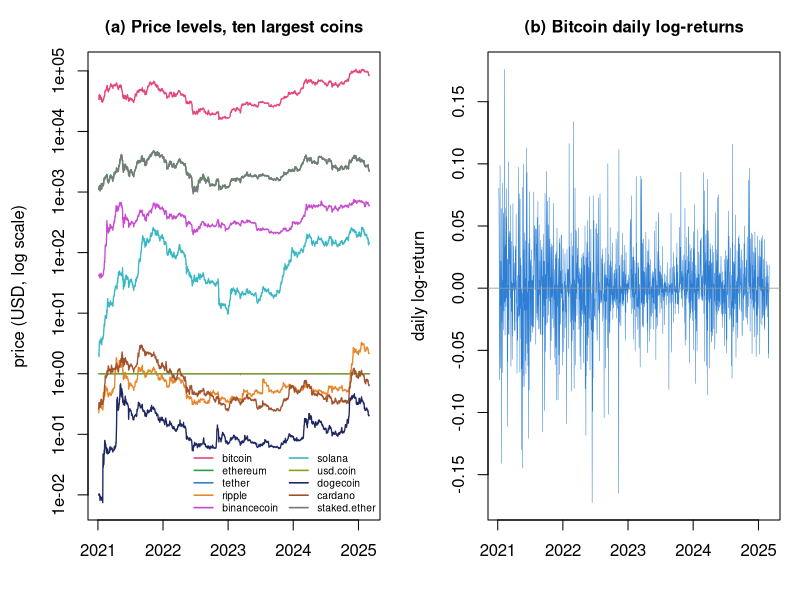

Generate this figure with R:
# ------------------------------------------------------------------------------
# NARCH_data
#
# Builds the balanced panel behind the network ARCH study of cryptocurrency
# volatility, and the two descriptive figures that motivate it.
#
# The raw files hold the top 100 cryptocurrencies by market capitalisation, with
# daily price, trading volume and market capitalisation. They are not a rectangle:
# coins are listed at different dates, some are delisted, some have gaps. Two bad
# options present themselves and both are refused here.
#
#   imputing the gaps   inserts smooth, predictable movement. The object under
#                       study is the co-movement of volatility, so imputation
#                       would manufacture the very pattern being tested.
#   shortening to zero  a window short enough to be complete for all 100 coins
#                       leaves too little data to estimate anything.
#
# Instead a coin is retained only if it is fully observed on all three series
# over a common window, and the window itself is chosen to maximise the number of
# fully observed coin-day observations, that is coins x days.
# ------------------------------------------------------------------------------

# ---- raw input ---------------------------------------------------------------
market_cap <- read.csv("market_cap_top_100.csv")
prices     <- read.csv("prices_top_100.csv")
volumes    <- read.csv("volumes_top_100.csv")

# Six coins are excluded under a single rule: too short a history to span any
# usable window, a discontinuous listing, or values that are non-finite once the
# log transform is applied.
#
#   whitebit           907 valid days
#   bitget.token      1293 valid days
#   jasmycoin         1377 valid days
#   tokenize.xchange  discontinuous listing
#   xdce.crowd.sale   discontinuous listing, a rebranded XinFin asset
#   weth              long runs of zeros, non-finite under the log transform
#
# The names carry dots, not hyphens, and that is not cosmetic. The raw coin ids
# use hyphens ("usd-coin"), and read.csv rewrites every hyphen as a dot when it
# makes syntactic column names. An exclusion list written with hyphens therefore
# matches nothing, the six coins stay in, and the panel silently comes out with
# 53 coins instead of 50. No error is raised: the code runs, the tables look
# plausible, and they are wrong. Count your columns after every filtering step.
drop_coins <- c("jasmycoin", "bitget.token", "xdce.crowd.sale",
                "tokenize.xchange", "whitebit", "weth")

market_cap <- market_cap[, !(names(market_cap) %in% drop_coins)]
prices     <- prices[,     !(names(prices)     %in% drop_coins)]
volumes    <- volumes[,    !(names(volumes)    %in% drop_coins)]

non_coin <- c("X", "Date")
coins <- Reduce(intersect, list(setdiff(names(market_cap), non_coin),
                                setdiff(names(prices),     non_coin),
                                setdiff(names(volumes),    non_coin)))
cat(sprintf("coins after the exclusion rule: %d\n", length(coins)))

# ---- a cell counts as observed only if all three series are observed ----------
missing_any <- is.na(market_cap[, coins]) | is.na(prices[, coins]) | is.na(volumes[, coins])
market_cap[, coins][missing_any] <- NA

M <- apply(as.matrix(market_cap[, coins]), 2, as.numeric)

# ---- window selection --------------------------------------------------------
# Order coins by how much history they have, then ask, for each k, how many
# complete days the best k coins share. The objective is k x days, so the choice
# trades breadth against length explicitly instead of by eye.
valid_days <- colSums(!is.na(M))
M_sorted   <- M[, order(valid_days, decreasing = TRUE)]
objective  <- sapply(seq_len(ncol(M)),
                     function(k) k * sum(rowSums(is.na(M_sorted[, 1:k, drop = FALSE])) == 0))

k_best <- which.max(objective)
n_days <- sum(rowSums(is.na(M_sorted[, 1:k_best, drop = FALSE])) == 0)
window <- (nrow(M) - n_days + 1):nrow(M)

# Every coin fully observed on that window is retained, which can exceed k_best:
# k_best only locates the window, it does not fix the membership.
retained <- coins[colSums(is.na(M[window, , drop = FALSE])) == 0]

cat(sprintf("window: %d consecutive days, objective maximised at k = %d\n", n_days, k_best))
cat(sprintf("coins retained: %d\n", length(retained)))
if (all(c("Date") %in% names(prices)))
  cat(sprintf("period: %s to %s\n",
              prices$Date[window[1]], prices$Date[window[length(window)]]))

# ---- log-returns --------------------------------------------------------------
# Prices and volumes are not analysed in levels. Levels are not comparable across
# coins, since one trades in tens of thousands of dollars and another in
# thousandths of a cent, and they carry trends. Logarithmic changes are additive
# over time and symmetric in gains and losses: +50% followed by -50% returns to
# the starting point in logs, but loses a quarter in simple percentages.
#
# For volume the same transform is a growth rate of trading activity, not a
# return. It is treated in parallel with prices throughout the study.
log_returns <- function(df) {
  X <- as.matrix(df[window, retained, drop = FALSE])
  storage.mode(X) <- "numeric"
  log(X[-1, , drop = FALSE] / X[-nrow(X), , drop = FALSE])
}

returns_prices  <- log_returns(prices)
returns_volumes <- log_returns(volumes)

# The original pipeline guards against non-finite values and exact zeros left by
# the log transform. On the retained panel the guard never fires, which is worth
# reporting rather than leaving implicit: the balance of the panel is genuine and
# no value anywhere in it has been replaced.
cat(sprintf("guard, non-finite cells: prices %d, volumes %d\n",
            sum(!is.finite(returns_prices)), sum(!is.finite(returns_volumes))))
cat(sprintf("guard, exact zeros:      prices %d, volumes %d\n",
            sum(returns_prices == 0), sum(returns_volumes == 0)))
cat(sprintf("panel: %d days x %d coins, %d observations per series\n",
            nrow(returns_prices), ncol(returns_prices), length(returns_prices)))
cat(sprintf("average pairwise return correlation: prices %.2f, volumes %.2f\n",
            mean(cor(returns_prices)[upper.tri(cor(returns_prices))]),
            mean(cor(returns_volumes)[upper.tri(cor(returns_volumes))])))

write.csv(returns_prices,  "returns_prices.csv",  row.names = FALSE)
write.csv(returns_volumes, "returns_volumes.csv", row.names = FALSE)

# ---- figure --------------------------------------------------------------------
# Left: price levels of the ten largest coins, on a log scale, so series spanning
# five orders of magnitude can share an axis. Right: daily log-returns of bitcoin.
# The point of the right panel is visible without any model, namely that turbulent
# days arrive in clusters rather than uniformly. That single fact is the reason the
# whole GARCH family exists, and the reason this study has anything to measure.
top10 <- retained[1:10]
dates <- as.Date(prices$Date[window])
P10   <- as.matrix(prices[window, top10, drop = FALSE])
storage.mode(P10) <- "numeric"

palette10 <- c("#E4457A", "#2E9E4F", "#2E7FD4", "#E8872B", "#C64BD0",
               "#39B7C4", "#8FA01F", "#1E2761", "#A0522D", "#7A7A7A")

png("NARCH_data.png", width = 2600, height = 1150, res = 170)
par(mfrow = c(1, 2), mar = c(4.0, 4.4, 2.6, 1.0), cex.main = 1.0)

matplot(dates, P10, type = "l", lty = 1, lwd = 1.3, col = palette10, log = "y",
        xaxt = "n", xlab = "", ylab = "price (USD, log scale)",
        main = "(a) Price levels, ten largest coins")
axis.Date(1, dates, format = "%Y")
legend("bottomright", legend = top10, col = palette10, lty = 1, lwd = 1.6,
       cex = 0.62, ncol = 2, bty = "n")

plot(dates[-1], returns_prices[, "bitcoin"], type = "l", lwd = 0.5, col = "#2E7FD4",
     xaxt = "n", xlab = "", ylab = "daily log-return",
     main = "(b) Bitcoin daily log-returns")
axis.Date(1, dates[-1], format = "%Y")
abline(h = 0, col = "grey60", lwd = 0.8)

dev.off()
cat("wrote NARCH_data.png, returns_prices.csv, returns_volumes.csv\n")
